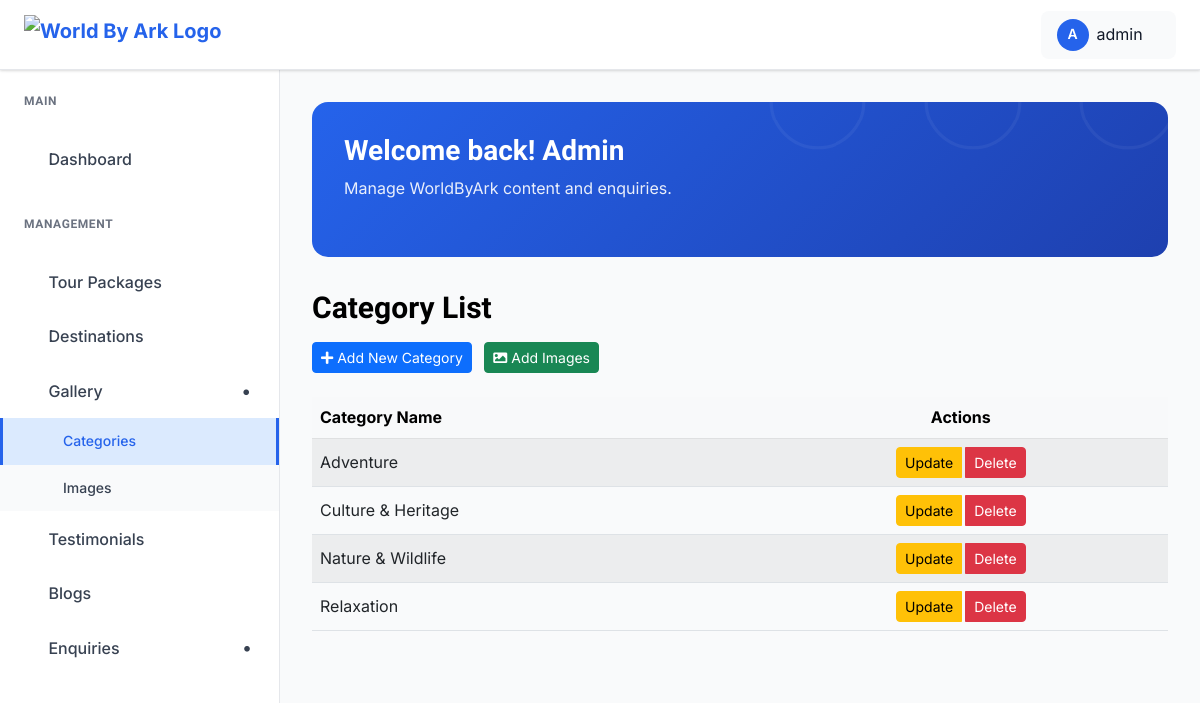
Screenshot of /dashboard/categories/ (signed in) with the database file from the repository.
### worldbyark_app/models.py (models this page shows, shortened)
class Category(models.Model):
    name = models.CharField(max_length=100, unique=True)
    created_at = models.DateTimeField(auto_now_add=True)
    class Meta:
        verbose_name_plural = "Categories"

### worldbyark_app/views.py (the view)
# urls.py: path('dashboard/categories/', views.category_list, name='category_list'),
@login_required(login_url="admin_login")
def category_list(request):
    categories = Category.objects.all().order_by(Lower("name"))
    return render(request, "admin_pages/category_list.html", {"categories": categories})

### worldbyark_app/context_processors.py (called while the page is built)
def google_reviews(request) -> dict[str, Any]:
    rating = getattr(settings, "GOOGLE_REVIEW_RATING", 0.0)
    count = getattr(settings, "GOOGLE_REVIEW_COUNT", 0)
    url = getattr(settings, "GOOGLE_REVIEW_URL", "")
    return {
        "google_review_rating": rating,
        "google_review_count": count,
        "google_review_url": url,
    }

def footer_packages(request) -> dict[str, Any]:
    packages = TourPackage.objects.only("name", "slug").order_by("-created_at")[:5]
    return {"footer_packages": packages}

def nav_destinations(request) -> dict[str, Any]:
    destinations = Destination.objects.only("name", "slug").order_by("name")
    return {"nav_destinations": destinations}

### templates/admin_pages/category_list.html (shortened to what this page needs)
{% extends "admin_pages/base.html" %}
{% load static %}
{% block content %}
<div class="dashboard__form__wraper">
    <div class="create__course__title mb-4">
        <h4>Category List</h4>
        <a href="{% url 'add_category' %}" class="btn btn-primary btn-sm me-2">
            <i class="fas fa-plus"></i> Add New Category
        </a>
        <a href="{% url 'add_image' %}" class="btn btn-success btn-sm">
        <i class="fas fa-image"></i> Add Images
    </a>
    </div>
    <div class="custom-table-container">
        <table class="table table-striped table-hover align-middle">
            <thead class="table-light">
                <tr>
                    <th scope="col">Category Name</th>
                    <th scope="col" class="text-center">Actions</th>
                </tr>
            </thead>
            <tbody>
                {% for category in categories %}
                <tr>
                    <td>{{ category.name }}</td>
                    <td class="text-center">
                        <div class="btn-group" role="group">
                            <button type="button" class="btn btn-sm btn-warning me-1" data-bs-toggle="modal" data-bs-target="#updateCategoryModal{{ category.id }}">
                                Update
                            </button>
                            <button type="button" class="btn btn-sm btn-danger" data-bs-toggle="modal" data-bs-target="#deleteCategoryModal{{ category.id }}">
                                Delete
                            </button>
                        </div>
                    </td>
                </tr>
                {% empty %}
                <tr>
                    <td colspan="4" class="text-center py-4">
                        <p class="text-muted">No categories found. <a href="{% url 'add_category' %}">Add your first category</a></p>
                    </td>
                </tr>
                {% endfor %}
            </tbody>
        </table>
    </div>
</div>
{% endblock %}

### templates/admin_pages/base.html (shortened to what this page needs)
{% load static %}
{% load static %}
<!DOCTYPE html>
<html class="no-js" lang="en">
<head>
    <link rel="stylesheet" href="https://cdnjs.cloudflare.com/ajax/libs/toastr.js/latest/toastr.min.css">
    <link href="https://cdnjs.cloudflare.com/ajax/libs/font-awesome/5.15.4/css/all.min.css" rel="stylesheet">
    <link rel="stylesheet" href="{% static 'admin-static/assets/css/bootstrap.min.css' %}">
    <link rel="stylesheet" href="{% static 'admin-static/assets/css/icofont.min.css' %}">
    <link rel="stylesheet" href="{% static 'admin-static/assets/css/style.css' %}">
</head>
<body>
    <header class="dashboard-header">
        <div class="header-left">
            <a href="{% url 'admin_dashboard' %}" class="logo">
                <img src="{% static 'assets/images/logo-dark.png' %}" alt="World By Ark Logo">
            </a>
        </div>
        <div class="header-right">
            <div class="user-profile-dropdown">
                <div class="user-profile-toggle">
                    <div class="user-avatar">
                        {{ request.user.username|first|upper }}
                    </div>
                    <span>{{ request.user.username}}</span>
                    <i class="icofont-simple-down"></i>
                </div>
            </div>
        </div>
    </header>
    <aside class="dashboard-sidebar" id="dashboardSidebar">
        <div class="sidebar-content">
            <div class="sidebar-section">
                <h6 class="sidebar-title">Main</h6>
                <ul class="sidebar-menu">
                    <li>
                        <a href="{% url 'admin_dashboard' %}"
                            class="{% if request.resolver_match.url_name == 'admin_dashboard' %}active{% endif %}">
                            <i class="icofont-dashboard"></i>
                            Dashboard
                        </a>
                    </li>
                </ul>
            </div>
            <div class="sidebar-section">
                <h6 class="sidebar-title">Management</h6>
                <ul class="sidebar-menu">
                    <li>
                        <a href="{% url 'admin_package_list' %}"
                            class="{% if request.resolver_match.url_name == 'admin_package_list' %}active{% endif %}">
                            <i class="icofont-package"></i>
                            Tour Packages
                        </a>
                    </li>
                    <li>
                        <a href="{% url 'admin_destination_list' %}"
                            class="{% if request.resolver_match.url_name == 'admin_destination_list' %}active{% endif %}">
                            <i class="icofont-location-pin"></i>
                            Destinations
                        </a>
                    </li>
                    <li
                        class="has-dropdown {% if request.resolver_match.url_name == 'list_image' or request.resolver_match.url_name == 'category_list' %}open{% endif %}">
                        <a href="#">
                            <i class="icofont-picture"></i>
                            Gallery
                        </a>
                        <ul class="submenu">
                            <li>
                                <a href="{% url 'category_list' %}"
                                    class="{% if request.resolver_match.url_name == 'category_list' %}active{% endif %}">
                                    Categories
                                </a>
                            </li>
                            <li>
                                <a href="{% url 'list_image' %}"
                                    class="{% if request.resolver_match.url_name == 'list_image' %}active{% endif %}">
                                    Images
                                </a>
                            </li>
                        </ul>
                    </li>
                    <li>
                        <a href="{% url 'review_list' %}"
                            class="{% if request.resolver_match.url_name == 'review_list' %}active{% endif %}">
                            <i class="icofont-quote-left"></i>
                            Testimonials
                        </a>
                    </li>
                    <li>
                        <a href="{% url 'admin_blog_list' %}"
                            class="{% if request.resolver_match.url_name == 'admin_blog_list' %}active{% endif %}">
                            <i class="icofont-newspaper"></i>
                            Blogs
                        </a>
                    </li>
                    <li class="has-dropdown">
                        <a href="#">
                            <i class="icofont-ui-messaging"></i>
                            Enquiries
                        </a>
                    </li>
                </ul>
            </div>
        </div>
    </aside>
    <main class="dashboard-main">
        <div class="dashboard-content">
            <div class="dashboard-banner">
                <div class="banner-content">
                    <h1 class="banner-title">Welcome back! Admin</h1>
                    <p class="banner-subtitle">Manage WorldByArk content and enquiries.</p>
                </div>
            </div>
            {% block content %}{% endblock %}
        </div>
    </main>
</body>
</html>

### templates/admin_pages/base.html (style rules this page uses)
:root { --primary-blue: #2563eb; --dark-blue: #1e40af; --light-blue: #dbeafe; --sidebar-width: 280px; --header-height: 70px; --white: #ffffff; --gray-50: #f9fafb; --gray-100: #f3f4f6; --gray-200: #e5e7eb; --gray-300: #d1d5db; --gray-500: #6b7280; --gray-700: #374151; --gray-800: #1f2937; --gray-900: #111827; --shadow: 0 1px 3px 0 rgba(0, 0, 0, 0.1), 0 1px 2px 0 rgba(0, 0, 0, 0.06); --shadow-lg: 0 10px 15px -3px rgba(0, 0, 0, 0.1), 0 4px 6px -2px rgba(0, 0, 0, 0.05); }
* { margin: 0; padding: 0; box-sizing: border-box; }
body { font-family: 'Inter', 'Segoe UI', Tahoma, Geneva, Verdana, sans-serif; background-color: var(--gray-50); color: var(--gray-900); line-height: 1.6; }
.dashboard-header { position: fixed; top: 0; left: 0; right: 0; height: var(--header-height); background: var(--white); border-bottom: 1px solid var(--gray-200); box-shadow: var(--shadow); z-index: 1000; display: flex; align-items: center; padding: 0 24px; }
.header-left { display: flex; align-items: center; gap: 16px; }
.logo { display: flex; align-items: center; gap: 8px; color: var(--primary-blue); font-weight: 700; font-size: 20px; text-decoration: none; }
.logo img { height: 40px; width: auto; object-fit: contain; }
.header-right { margin-left: auto; display: flex; align-items: center; gap: 16px; }
.user-avatar { width: 32px; height: 32px; border-radius: 50%; background: var(--primary-blue); display: flex; align-items: center; justify-content: center; color: var(--white); font-weight: 600; font-size: 14px; }
.dashboard-sidebar { position: fixed; top: var(--header-height); left: 0; width: var(--sidebar-width); height: calc(100vh - var(--header-height)); background: var(--white); border-right: 1px solid var(--gray-200); overflow-y: auto; z-index: 999; transition: transform 0.3s ease; }
.sidebar-content { padding: 24px 0; }
.sidebar-section { margin-bottom: 32px; }
.sidebar-title { padding: 0 24px 12px; font-size: 12px; font-weight: 600; text-transform: uppercase; color: var(--gray-500); letter-spacing: 0.05em; }
.sidebar-menu { list-style: none; }
.sidebar-menu li { margin-bottom: 4px; display: block; width: 100%; }
.sidebar-menu a { display: flex; align-items: center; gap: 12px; padding: 12px 24px; color: var(--gray-700); text-decoration: none; font-weight: 500; transition: all 0.2s; position: relative; }
.sidebar-menu a.active { background: var(--light-blue); color: var(--primary-blue); border-right: 3px solid var(--primary-blue); }
.submenu a.active { background: var(--light-blue); color: var(--primary-blue); border-left: 3px solid var(--primary-blue); }
.has-dropdown>a::after { content: '•'; font-family: inherit; font-weight: bold; font-size: 18px; margin-left: auto; transition: transform 0.3s ease; display: inline-block; width: 16px; text-align: center; }
.has-dropdown.open>a::after { transform: rotate(90deg); }
.submenu { max-height: 0; overflow: hidden; transition: max-height 0.3s ease; background-color: var(--gray-50); }
.has-dropdown.open .submenu { max-height: 500px; }
.submenu li { margin-bottom: 0; display: block; width: 100%; }
.submenu a { padding-left: 60px; font-size: 14px; border-left: 3px solid transparent; }
.submenu a.active { background: var(--light-blue); color: var(--primary-blue); border-left-color: var(--primary-blue); }
.dashboard-main { margin-left: var(--sidebar-width); margin-top: var(--header-height); min-height: calc(100vh - var(--header-height)); overflow-y: auto; }
.dashboard-content { padding: 32px; }
.dashboard-banner { background: linear-gradient(135deg, var(--primary-blue) 0%, var(--dark-blue) 100%); border-radius: 16px; padding: 32px; color: var(--white); margin-bottom: 32px; position: relative; overflow: hidden; }
.dashboard-banner::before { content: ''; position: absolute; top: -50%; right: -50%; width: 100%; height: 100%; opacity: 0.5; }
.banner-content { position: relative; z-index: 1; }
.banner-title { font-size: 28px; font-weight: 700; margin-bottom: 8px; color: var(--white); }
.banner-subtitle { font-size: 16px; opacity: 0.9; margin-bottom: 24px; color: var(--white); }
.user-profile-dropdown { position: relative; margin-left: 10px; }
.user-profile-toggle { display: flex; align-items: center; gap: 8px; padding: 8px 16px; border-radius: 8px; background: var(--gray-50); cursor: pointer; transition: all 0.2s; }
.user-profile-toggle i { font-size: 12px; transition: transform 0.3s ease; }
body { -webkit-user-select: none; -moz-user-select: none; -ms-user-select: none; user-select: none; }

### rows the page displays
Category: name "Adventure"
Category: name "Culture & Heritage"
Category: name "Nature & Wildlife"
Category: name "Relaxation"

### other values shown
{{ request.user.username|first|upper }} "A"
{{ request.user.username }} "admin"
